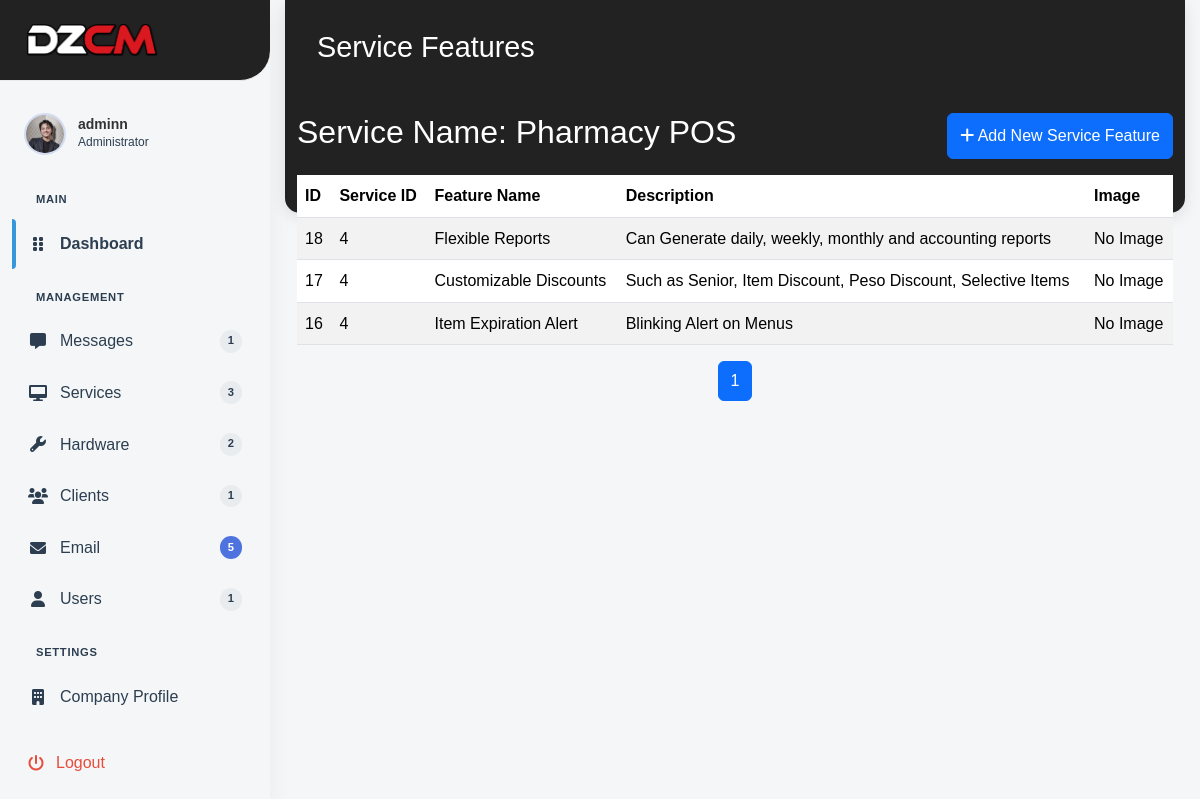
/Admin/index.php?page=service-features&service_id=4 (signed in), run on the app's committed database.
### tables this page shows
CREATE TABLE `services` (
  `service_id` int(11) NOT NULL,
  `service_name` varchar(255) NOT NULL,
  `description` text DEFAULT NULL,
  `image` varchar(255) DEFAULT NULL,
  `category` varchar(155) DEFAULT NULL
);

CREATE TABLE `service_features` (
  `service_feature_id` int(11) NOT NULL,
  `service_id` int(11) DEFAULT NULL,
  `name` varchar(255) NOT NULL,
  `description` text DEFAULT NULL,
  `image` varchar(113) DEFAULT NULL
);

### Admin/includes/conn.php (called while the page is built)
<?php
function con(){
    $servername = "localhost";
    $username = "root";
    $password = "";
    $myDB = "dezcom";
    $conn = mysqli_connect($servername, $username, $password, $myDB);
    if ($conn->connect_error) {
        echo "Connection failed: " . $conn->connect_error;
    }else{
        return $conn;
    }
}
?>

### Admin/pages/service-features.php (the view, shortened to what this page needs)
<?php
$page = isset($_GET['current_page']) ? (int)$_GET['current_page'] : 1;
$page = max($page, 1);
$recordsPerPage = 10;
$offset = ($page - 1) * $recordsPerPage;
$serviceId = isset($_GET['service_id']) ? (int)$_GET['service_id'] : 0;
$totalQuery = mysqli_query(con(), "SELECT COUNT(*) as count FROM service_features WHERE service_id = $serviceId");
$totalQuotes = mysqli_fetch_assoc($totalQuery)['count'];
$totalPages = ceil($totalQuotes / $recordsPerPage);
$serviceQuery = mysqli_query(con(), "SELECT service_name FROM services WHERE service_id = $serviceId");
$service = mysqli_fetch_assoc($serviceQuery);
$service_name = $service['service_name'] ?? 'N/A';
$query = "
    SELECT sf.service_feature_id, sf.service_id,
           IFNULL(sf.name, 'N/A') as name,
           IFNULL(sf.description, 'N/A') as description,
           IFNULL(sf.image, '') as image
    FROM service_features as sf
    WHERE sf.service_id = $serviceId
    ORDER BY sf.service_feature_id DESC
    LIMIT $offset, $recordsPerPage
";
$result = mysqli_query(con(), $query);
?>
<header class="dashboard-header">
    <div class="container">
        <h1 class="mb-5">Service Features</h1>
    </div>
</header>
<div class="container">
    <div class="d-flex justify-content-between mb-3">
        <h2 class="text-white">Service Name: <?php echo htmlspecialchars($service_name); ?></h2>
        <button id="addFeatureBtn" type="button" class="btn btn-primary" data-bs-toggle="modal" data-bs-target="#addFeatureModal">
            <i class="fas fa-plus"></i> Add New Service Feature
        </button>
    </div>
    <div class="services-table-container">
        <table class="table table-striped">
            <thead>
                <tr>
                    <th>ID</th>
                    <th>Service ID</th>
                    <th>Feature Name</th>
                    <th>Description</th>
                    <th>Image</th>
                </tr>
            </thead>
            <tbody>
                <?php while ($service = mysqli_fetch_assoc($result)): ?>
                    <tr class="service-feature-row"
                        data-service-id="<?php echo htmlspecialchars($service['service_id']); ?>"
                        data-service-feature-id="<?php echo htmlspecialchars($service['service_feature_id']); ?>"
                        data-feature-name="<?php echo htmlspecialchars($service['name']); ?>"
                        data-description="<?php echo htmlspecialchars($service['description']); ?>"
                        data-image="<?php echo htmlspecialchars($service['image']); ?>"
                        data-bs-toggle="modal" data-bs-target="#editServiceFeatureModal">
                        <td><?php echo htmlspecialchars($service['service_feature_id']); ?></td>
                        <td><?php echo htmlspecialchars($service['service_id']); ?></td>
                        <td><?php echo htmlspecialchars($service['name']); ?></td>
                        <td><?php echo htmlspecialchars($service['description']); ?></td>
                        <td>
                            <?php if ($service['image']): ?>
                                <img src="includes/uploads/service-features/<?php echo htmlspecialchars($service['image']); ?>"
                                    alt="Service Feature Image" class="img-thumbnail" style="width: 100px;">
                            <?php else: ?>
                                No Image
                            <?php endif; ?>
                        </td>
                    </tr>
                <?php endwhile; ?>
            </tbody>
        </table>
    </div>
    <nav aria-label="Page navigation">
        <ul class="pagination justify-content-center">
            <?php for ($i = 1; $i <= $totalPages; $i++): ?>
                <li class="page-item <?php echo ($i === $page) ? 'active' : ''; ?>">
                    <a class="page-link" href="?page=service-features&service_id=<?php echo htmlspecialchars($_GET['service_id']); ?>&current_page=<?php echo $i; ?>"><?php echo $i; ?></a>
                </li>
            <?php endfor; ?>
        </ul>
    </nav>
</div>

### Admin/assets/css/dashboard.css (style rules this page uses)
:root { --primary-color: #3498db; --primary-dark: #2980b9; --secondary-color: #2ecc71; --background-color: #f4f6f7; --text-color: #2c3e50; --sidebar-width: 270px; --header-color: #222222; }
* { margin: 0; padding: 0; box-sizing: border-box; }
body, html { height: 100%; overflow-x: hidden; }
body { font-family: "Arial", sans-serif; background-color: var(--background-color); color: var(--text-color); line-height: 1.6; }
.service-row, .service-feature-row, .clients-row, .hardware-row, .user-row { cursor: pointer; }
.dashboard-header { background: var(--header-color); color: white; padding: 30px 0 100px; margin-bottom: -100px; text-align: left; box-shadow: 0 4px 15px rgba(0, 0, 0, 0.1); border-radius: 0 0 15px 15px; position: relative; z-index: 1; }
.dashboard-header h1 { font-size: 1.8rem; font-weight: 500; margin: 0; padding-left: 20px; }
.container { position: relative; z-index: 2; }
a { text-decoration: none; }

### data on the page
services: service_name "Pharmacy POS"
service_features: service_feature_id "18", service "4", name "Flexible Reports", description "Can Generate daily, weekly, monthly and accounting reports"
service_features: service_feature_id "17", service "4", name "Customizable Discounts", description "Such as Senior, Item Discount, Peso Discount, Selective Items"
service_features: service_feature_id "16", service "4", name "Item Expiration Alert", description "Blinking Alert on Menus"

### other printed values
$_SESSION['username'] "adminn"
$totalServices "3"
$totalHardware "2"
$totalClients "1"
$totalQuotes "5"
$totalUsers "1"
